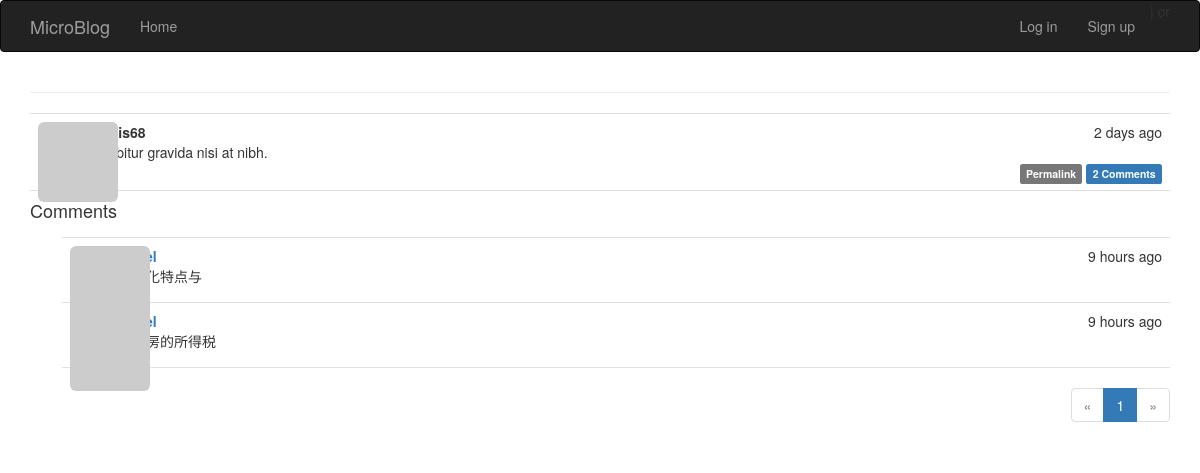
The page /post/30 on the database its author committed.
### app/models.py (models this page shows, shortened)
class Post(db.Model):
    id = db.Column(db.Integer, primary_key = True)
    body = db.Column(db.String(140))
    timestamp = db.Column(db.DateTime(), default=datetime.now)
    user_id = db.Column(db.Integer, db.ForeignKey('user.id'))
    comments = db.relationship('Comment', backref='post', lazy='dynamic')

class Comment(db.Model):
    id = db.Column(db.Integer, primary_key=True)
    body = db.Column(db.Text)
    timestamp = db.Column(db.DateTime, index=True, default=datetime.utcnow)
    disabled = db.Column(db.Boolean)
    author_id = db.Column(db.Integer, db.ForeignKey('user.id'))
    post_id = db.Column(db.Integer, db.ForeignKey('post.id'))

### app/views.py (the view, shortened to what this page needs)
@app.route('/post/<int:id>', methods=['GET', 'POST'])
def post(id):
    post = Post.query.get_or_404(id)
    form = CommentForm()
    page = request.args.get('page', 1, type=int)
    if page == -1:
        page = (post.comments.count() - 1) // \
            current_app.config['FLASKY_COMMENTS_PER_PAGE'] + 1
    pagination = post.comments.order_by(Comment.timestamp.asc()).paginate(
        page, per_page=current_app.config['FLASKY_COMMENTS_PER_PAGE'],
        error_out=False)
    comments = pagination.items
    return render_template('post.html', posts=[post], form=form,
                           comments=comments, pagination=pagination)

### app/models.py (called while the page is built)
    def gravatar(self, size=100, default='identicon', rating='g'):
        if request.is_secure:
            url = 'https://secure.gravatar.com/avatar'
        else:
            url = 'http://www.gravatar.com/avatar'
        hash = self.avatar_hash or hashlib.md5(
            self.email.encode('utf-8')).hexdigest()
        return '{url}/{hash}?s={size}&d={default}&r={rating}'.format(
            url=url, hash=hash, size=size, default=default, rating=rating)

### app/templates/post.html (shortened to what this page needs)
{% extends "base.html" %}
{% import "bootstrap/wtf.html" as wtf %}
{% import "_macros.html" as macros %}
{% block page_content %}
{% include '_posts.html' %}
<h4 id="comments">Comments</h4>
{% include '_comments.html' %}
{% if pagination %}
<div class="pagination">
    {{ macros.pagination_widget(pagination, 'post', fragment='#comments', id=posts[0].id) }}
</div>
{% endif %}
{% endblock %}

### app/templates/_posts.html (shortened to what this page needs)
<ul class="posts">
    {% for post in posts %}
    <li class="post">
        <div class="post-thumbnail">
            {% if current_user.is_authenticated %}
            <a href="{{ url_for('users', user_id = post.author.id) }}">
            <img class="img-rounded profile-thumbnail" src="{{ post.author.gravatar(size=40) }}">
            </a>
            {% else %}
            <a><img class="img-rounded profile-thumbnail" src="{{ post.author.gravatar(size=40) }}"></a>
            {% endif %}
        </div>
        <div class="post-content">
            <div class="post-date">{{ moment(post.timestamp).fromNow() }}</div>
            <div class="post-author">
            </div>
            <div class="post-body">
                {% if post.body_html %}
                    {{ post.body_html | safe }}
                {% else %}
                    {{ post.body }}
                {% endif %}
            </div>
            <div class="post-footer">
                <a href="{{ url_for('post', id=post.id) }}">
                    <span class="label label-default">Permalink</span>
                </a>
                <a href="{{ url_for('post', id=post.id) }}#comments">
                    <span class="label label-primary">{{ post.comments.count() }} Comments</span>
                </a>
            </div>
        </div>
    </li>
    {% endfor %}
</ul>

### app/templates/_comments.html (shortened to what this page needs)
<ul class="comments">
    {% for comment in comments %}
    <li class="comment">
        <div class="comment-thumbnail">
            <a href="{{ url_for('users', user_id=comment.author.id) }}">
                <img class="img-rounded profile-thumbnail" src="{{ comment.author.gravatar(size=40) }}">
            </a>
        </div>
        <div class="comment-content">
            <div class="comment-date">{{ moment(comment.timestamp).fromNow() }}</div>
            <div class="comment-author"><a href="{{ url_for('users', user_id=comment.author.id) }}">{{ comment.author.name }}</a></div>
            <div class="comment-body">
                {% if moderate or not comment.disabled %}
                    {% if comment.body_html %}
                        {{ comment.body_html | safe }}
                    {% else %}
                        {{ comment.body }}
                    {% endif %}
                {% endif %}
            </div>
        </div>
    </li>
    {% endfor %}
</ul>

### app/static/styles.css (style rules this page uses)
.profile-thumbnail { position: absolute; }
ul.posts { list-style-type: none; padding: 0px; margin: 16px 0px 0px 0px; border-top: 1px solid #e0e0e0; }
ul.posts li.post { padding: 8px; border-bottom: 1px solid #e0e0e0; }
div.post-date { float: right; }
div.post-author { font-weight: bold; }
div.post-thumbnail { position: absolute; }
div.post-content { margin-left: 48px; min-height: 48px; }
div.post-footer { text-align: right; }
ul.comments { list-style-type: none; padding: 0px; margin: 16px 0px 0px 0px; }
ul.comments li.comment { margin-left: 32px; padding: 8px; border-bottom: 1px solid #e0e0e0; }
ul.comments li.comment:nth-child(1) { border-top: 1px solid #e0e0e0; }
div.comment-date { float: right; }
div.comment-author { font-weight: bold; }
div.comment-thumbnail { position: absolute; }
div.comment-content { margin-left: 48px; min-height: 48px; }
div.pagination { width: 100%; text-align: right; padding: 0px; margin: 0px; }

### rows shown on the page
Post: timestamp "2 days ago", body "Curabitur gravida nisi at nibh.", comments.count "2"
Comment: timestamp "9 hours ago", body "多元化特点与"
Comment: timestamp "9 hours ago", body "给乳房的所得税"

### other values the page prints
{{ p }} "1"
